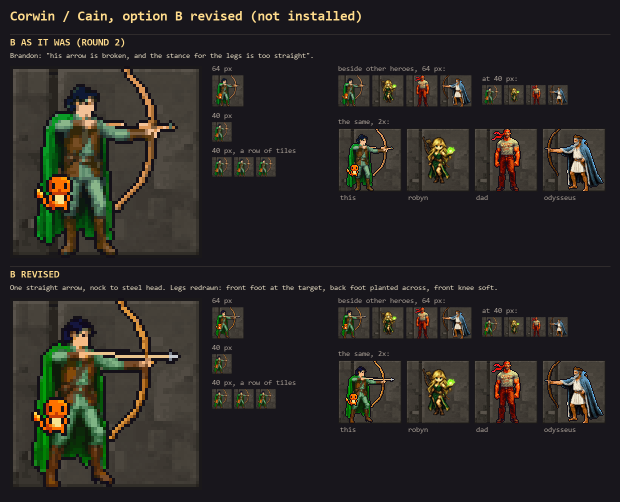
#> input picture CORWIN_B_REVISED.png, 1240 x 1004 px, given in place of duck_of_doom.png, which was not available (shown at 1/2 size)
$ python badge_composite.py
#> lines starting #> are read from the running program, lines starting #| are printed output that depends on the picture
"""Badges that show Brandon's own art: a painted background with the game's installed sprite on it.

    <ComfyUI python> tools/content/genart/badge_composite.py [--only art,art] [--run _genart/badges]

The duck line, Dad, the family cats, Shep and the fire pet line are never redrawn (Brandon's
rule). Their badges are a painted vignette BACKGROUND with no figure (a brief `<art>_bg`, drawn
by pipeline.py like any badge scene), with the game's own installed 64 px sprite composited on
it, scaled up by a whole number with nearest-neighbour so its pixels stay crisp.

COMPOSITES maps each badge's art stem to its group, the sprite under assets/tiles, an optional
crop box of the sprite (in sprite pixels), the whole-number scale, and where the middle of the
(cropped) sprite lands on the 128 px badge. For each background candidate cN it writes
<run>/<group>/<art>/cN_sprite.png (the badge, masked to the circle the background already has,
so a sprite part that reaches past the rim is cut with the same soft edge) and cN_pixel.png (the
background painting with the sprite drawn on it, for the review sheets). review.json then picks a
candidate the usual way, and install_achievements.py installs it like any other badge.
"""
import argparse, os, sys
from PIL import Image

HERE = os.path.dirname(os.path.abspath(__file__))
ROOT = os.path.dirname(os.path.dirname(os.path.dirname(HERE)))
TILES = os.path.join(ROOT, 'assets', 'tiles')

# art: (group, sprite under assets/tiles, crop box or None, scale, (centre x, centre y) on the badge)
COMPOSITES = {
    'duck_worn':    ('a11', 'items/duck_of_doom.png',       None, 2, (64, 66)),
    'duck_hatched': ('a11', 'monsters/waddlekind.png',      None, 2, (64, 68)),
    'duck_grown':   ('a11', 'monsters/seraphimallard.png',  None, 2, (64, 66)),
    'dad_is_here':  ('a10', 'monsters/dad.png',             None, 2, (64, 70)),
    'from_home':    ('a10', 'monsters/sherlock_the_stout.png', None, 2, (64, 70)),
    'always_comes': ('a10', 'monsters/shep.png',            None, 2, (60, 66)),
    'i_choose_you': ('a10', 'monsters/emberpup.png',        None, 2, (64, 68)),
    # the pup on his rock under the cloak of leaves, cropped below his own rain cloud
    # (the rain still falls round his head: cropped lower, his head goes)
    'leaves_against_rain': ('a14', 'monsters/npc_abandoned_emberpup_sheltered.png',
                            (4, 14, 62, 64), 2, (64, 72)),
    # the rare pets (2026-11-14): their own installed sprites, never repainted for a badge
    'dance_partner':      ('a15', 'monsters/mooble.png',           None, 2, (64, 72)),
    'not_a_step_missed':  ('a15', 'monsters/mooble_dance_up.png',  None, 2, (64, 70)),
    'first_past_post':    ('a15', 'monsters/bococho_champion.png', None, 2, (64, 70)),
    'free_of_the_tether': ('a15', 'monsters/npc_bococho_young.png', None, 2, (60, 70)),
    'riding_deep':        ('a15', 'monsters/bococho_saddled.png',  None, 2, (72, 70)),
}


def sprite_layer(path, crop, scale, centre, size=128):
    """The sprite cut to its own bounding box (or `crop`), scaled by `scale` with
    nearest-neighbour, on a transparent size x size layer with its middle at `centre`."""
#> called with path = 'assets/tiles/items/duck_of_doom.png', scale = 2, centre = (64, 66), size = 128
    spr = Image.open(path).convert('RGBA')
    spr = spr.crop(crop or spr.getbbox())
    spr = spr.resize((spr.width * scale, spr.height * scale), Image.NEAREST)
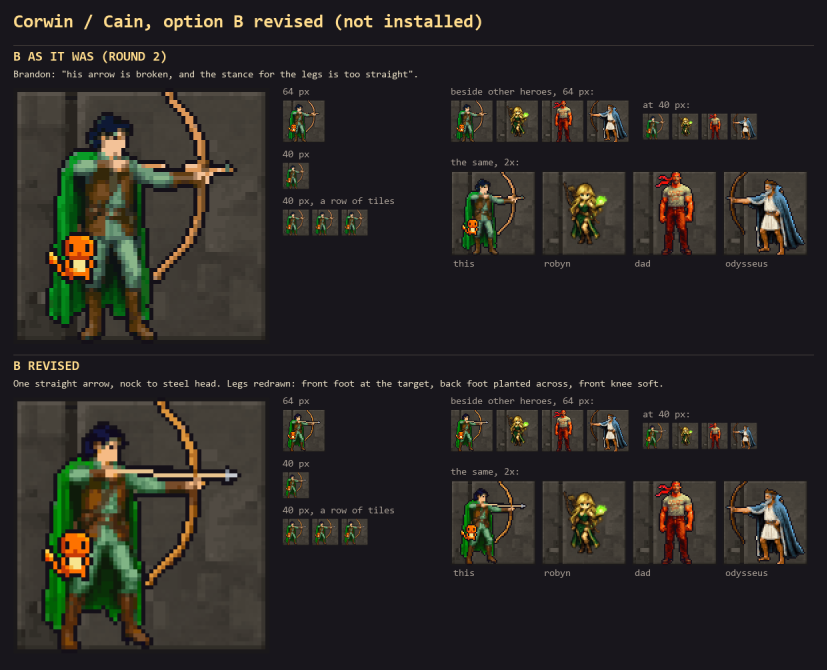
#> spr: PIL image 2480x2008 RGBA (shown at 1/3 size); mean R, G, B, A 43, 40.2, 37.5, 255
    layer = Image.new('RGBA', (size, size), (0, 0, 0, 0))
#> layer: PIL image 128x128 RGBA; every value is 0
    x, y = int(round(centre[0] - spr.width / 2.0)), int(round(centre[1] - spr.height / 2.0))
#> x = -1176; y = -938
    # paste with clipping: Image.alpha_composite needs the source inside the layer
    sx0, sy0 = max(0, -x), max(0, -y)
#> sx0 = 1176; sy0 = 938
    sx1, sy1 = min(spr.width, size - x), min(spr.height, size - y)
#> sx1 = 1304; sy1 = 1066
    if sx1 > sx0 and sy1 > sy0:
        layer.alpha_composite(spr.crop((sx0, sy0, sx1, sy1)), (x + sx0, y + sy0))
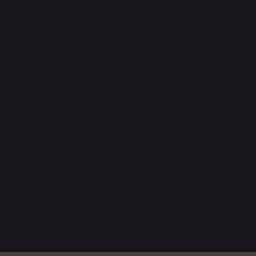
#> layer: PIL image 128x128 RGBA (shown 2 times larger); mean R, G, B, A 24.7, 22.7, 28.5, 255
    return layer


def composite(bg, layer):
    """The sprite layer over the background medallion, then cut to the medallion's own circle."""
    bg = bg.convert('RGBA')
    out = bg.copy()
    out.alpha_composite(layer)
    out.putalpha(bg.getchannel('A'))
    return out


def main():
    ap = argparse.ArgumentParser()
    ap.add_argument('--only', default=''); ap.add_argument('--run', default=os.path.join(ROOT, '_genart', 'badges'))
    ap.add_argument('--n', type=int, default=3)
    a = ap.parse_args()
    for art, (group, spath, crop, scale, centre) in COMPOSITES.items():
        if a.only and art not in a.only.split(','):
            continue
        layer = sprite_layer(os.path.join(TILES, spath), crop, scale, centre)
        bgdir = os.path.join(a.run, group, art + '_bg')
        outdir = os.path.join(a.run, group, art)
        made = 0
        for c in range(1, a.n + 1):
            bgp = os.path.join(bgdir, f'c{c}_sprite.png')
            if not os.path.exists(bgp):
                continue
            os.makedirs(outdir, exist_ok=True)
            composite(Image.open(bgp), layer).save(os.path.join(outdir, f'c{c}_sprite.png'))
            painting = Image.open(os.path.join(bgdir, f'c{c}_pixel.png')).convert('RGBA')
            big = layer.resize(painting.size, Image.NEAREST)
            painting.alpha_composite(big)
            painting.convert('RGB').save(os.path.join(outdir, f'c{c}_pixel.png'))
            made += 1
        print(f'{art}: {made} composites from {spath} x{scale}' + ('' if made else f' (no background in {bgdir})'))
#> pass 2 of the loop in main, `for art, (group, spath, crop, scale, centre) in COMPOSITES.items():`:
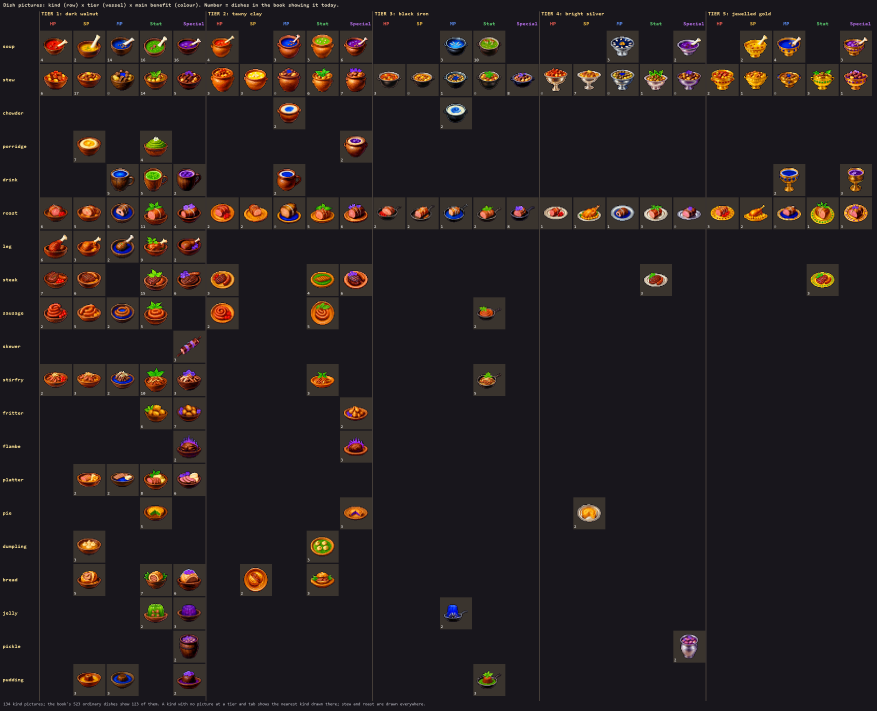
#> input picture DISH_ART_SHEET.png, 2630 x 2132 px, given in place of waddlekind.png, which was not available (shown at 1/3 size)
#> in sprite_layer (call 2), `layer.alpha_composite(spr.crop((sx0, sy0, sx1, sy1)), (x + sx0, y + sy..`:
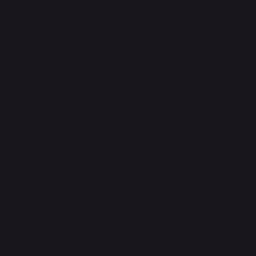
#> layer: PIL image 128x128 RGBA (shown 2 times larger); mean R, G, B, A 24, 22, 28, 255


if __name__ == '__main__':
#> (the run stopped early here; a loop or call above may not have finished)
